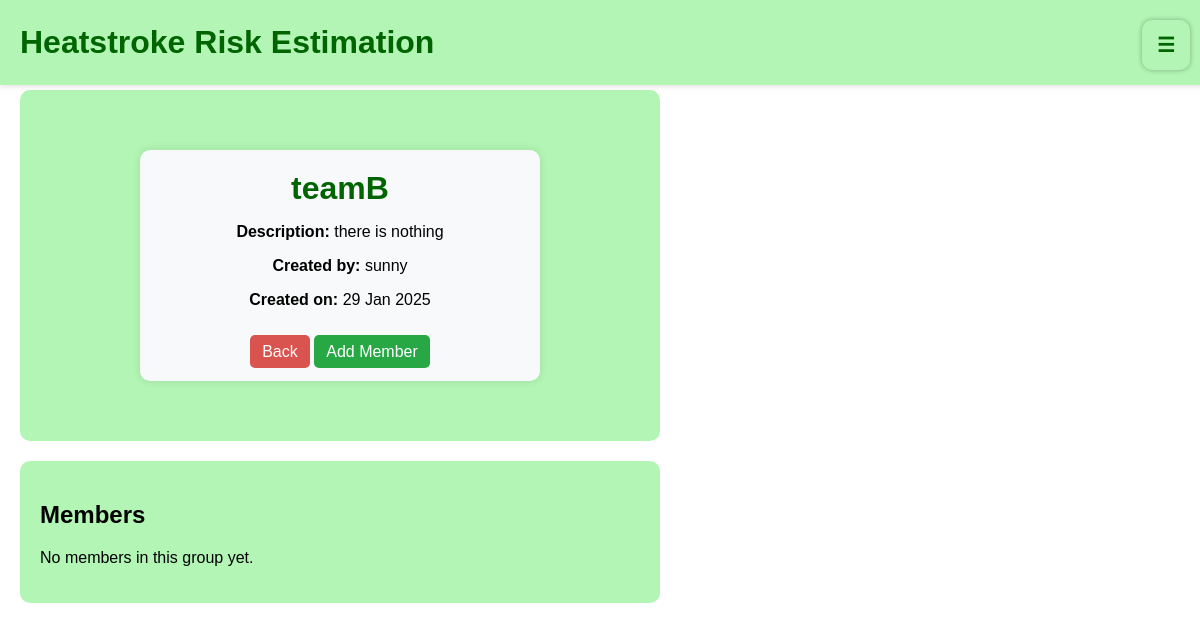
The page /group/3/ (signed in) on the database its author committed.
### level/models.py (models this page shows, shortened)
class GroupModel(models.Model):
    name = models.CharField(max_length=100, unique=True)  # ชื่อ Group (ห้ามซ้ำ)
    description = models.TextField(blank=True, null=True)  # คำอธิบาย Group
    created_by = models.ForeignKey(
        settings.AUTH_USER_MODEL,
        on_delete=models.CASCADE,
        related_name="created_groups"
    )  # ผู้สร้างกลุ่ม
    members = models.ManyToManyField(
        settings.AUTH_USER_MODEL,
        related_name="user_groups",  #  เปลี่ยน related_name ให้ไม่ชนกัน
        blank=True
    )
    created_at = models.DateTimeField(auto_now_add=True)  # วันที่สร้างอัตโนมัติ

class CustomUser(AbstractUser):
    ROLE_CHOICES = [
        ("site_admin", "Site Admin"),     # ผู้ดูแลเว็บไซต์
        ("group_admin", "Group Admin"),  # ผู้ดูแลกลุ่ม
        ("member", "Member"),            # สมาชิกกลุ่ม
    ]
    role = models.CharField(max_length=15, choices=ROLE_CHOICES, default="member")
    groups = models.ManyToManyField(
        "GroupModel",
        related_name="group_members",  # ✅ เปลี่ยน related_name เพื่อไม่ให้ชนกับ GroupModel
        blank=True
    )

### level/views.py (the view)
# urls.py: path("group/<int:group_id>/", view_group, name="view_group"),
@login_required
def view_group(request, group_id):
    group = get_object_or_404(GroupModel, id=group_id)  # ✅ ดึงข้อมูลกลุ่ม
    members = group.members.all()  # ✅ เปลี่ยนจาก user_groups เป็น members
    return render(request, "view_group.html", {"group": group, "members": members})

### templates/view_group.html (shortened to what this page needs)
{% extends "base.html" %}
{% load static %}
{% block style %}
    <link rel="stylesheet" href="{% static 'css/style.css' %}">
{% endblock %}
{% block content %}
        <div class="group-details">
            <h1>{{ group.name }}</h1>
            <p><strong>Description:</strong> {{ group.description }}</p>
            <p><strong>Created by:</strong> {{ group.created_by.username }}</p>
            <p><strong>Created on:</strong> {{ group.created_at|date:"d M Y" }}</p>
            <br>
            <a href="{% url 'group_admin_dashboard' %}" class="btn-back-home">Back</a>
            <a href="{% url 'add_member' group.id %}" class="btn-join-group">Add Member</a>
        </div>
{% endblock %}
{% block content2 %}
    <div class="member-container">
        <h2>Members</h2>
        <ul class="member-list">
            {% for member in members %}
                <li>{{ member.username }} (ID: {{ member.id }})</li>
            {% empty %}
                <p>No members in this group yet.</p>
            {% endfor %}
        </ul>
    </div>
{% endblock %}

### static/css/style.css (style rules this page uses)
body { font-family: Arial, sans-serif; margin: 0; padding: 0; background-color: #ffffff; }
h1 { color: #006400; margin: 0; }
.btn-join-group { padding: 8px 12px; background-color: #28a745; color: white; text-decoration: none; border-radius: 5px; transition: background-color 0.3s ease; }
.group-details { width: 60%; margin: 40px auto; padding: 20px; background-color: #f8f9fa; border-radius: 10px; box-shadow: 0px 0px 10px rgba(0, 0, 0, 0.1); text-align: center; }
.member-list { list-style-type: none; padding: 0; margin-top: 20px; }
.btn-back-home { padding: 8px 12px; background-color: #d9534f; color: white; text-decoration: none; border-radius: 5px; transition: background-color 0.3s ease; }

### rows shown on the page
GroupModel: name "teamB", description "there is nothing", created_by.username "sunny", created_at "29 Jan 2025"
